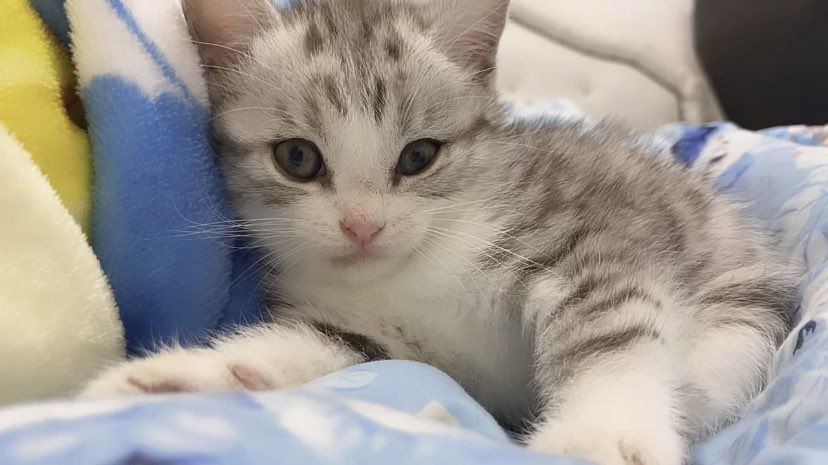
#> input picture test/mii2.jpeg, 828 x 465 px
$ python Lab1_2_3.py
#> lines starting #> are read from the running program, lines starting #| are printed output that depends on the picture; after the words box and inside, x2 and y2 are one past the last pixel; in counts of white or black regions, pixels touching at a corner belong together

import numpy as np
import cv2
import matplotlib.pyplot as plt

img_1 = cv2.imread("mii2.jpeg")
#> img_1 is the input picture: shape (465, 828, 3); mean B, G, R 144.8, 151.3, 156.9
img2 = cv2.cvtColor(img_1, cv2.COLOR_BGR2RGB)

# ปรับขนาดภาพเป็น 1000x1000
resize_img2 = cv2.resize(img2, (1000, 1000))
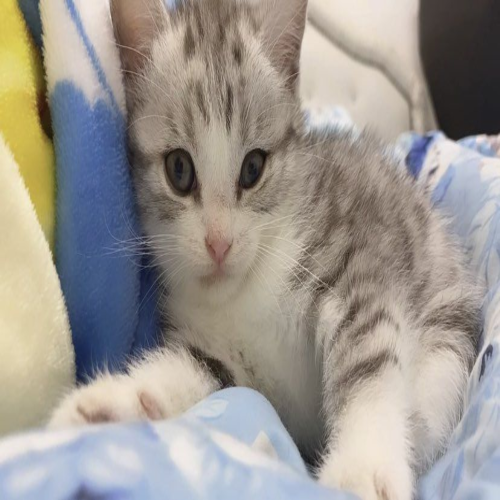
#> resize_img2: shape (1000, 1000, 3) (shown at 1/2 size); mean R, G, B 156.8, 151.2, 144.7

# แสดงภาพต้นฉบับ
plt.subplot(1, 3, 1)
plt.imshow(resize_img2)
plt.title('Original')

height, width,array = resize_img2.shape
#> height = 1000; width = 1000; array = 3

# สร้างแมสก์ขนาดเดียวกับภาพที่อยู่ในกรอบสี่เหลี่ยม
mask = np.zeros((height, width,array), dtype=np.uint8)
cv2.rectangle(mask, (300, 200), (650, 600), (255,255,255), -1)
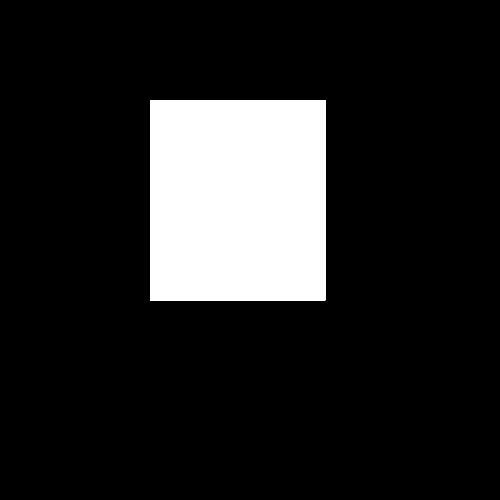
#> mask: shape (1000, 1000, 3) (shown at 1/2 size); 14.1% white; 1 white region, box (x1, y1, x2, y2) and area: (300, 200, 651, 601) 140751

# แสดงแมสก์
plt.subplot(1, 3, 2)
plt.imshow(mask, cmap='gray')
plt.title('Image Mask')

# ประมวลผลภาพด้วยการกำหนดแมสก์
masked_image = cv2.bitwise_and(resize_img2,mask)
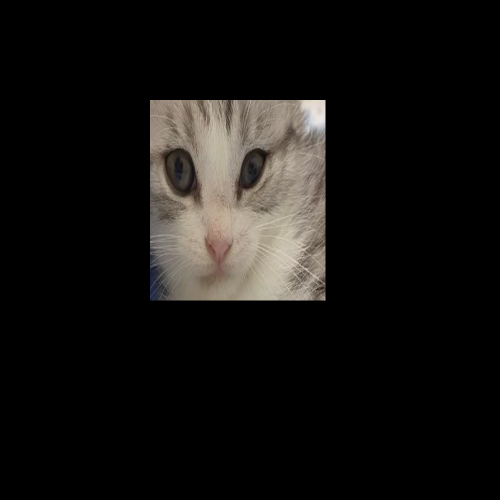
#> masked_image: shape (1000, 1000, 3) (shown at 1/2 size); mean R, G, B 20.4, 18.8, 16.9

# แสดงผลลัพธ์ภาพที่ประมวลผลแล้ว
plt.subplot(1, 3, 3)
plt.imshow(masked_image)
plt.title('Bitwise_AND() result')

# ปรับระยะห่างให้กับ subplot
plt.subplots_adjust(wspace=0.5)

# แสดงกราฟทั้งหมด
plt.show()
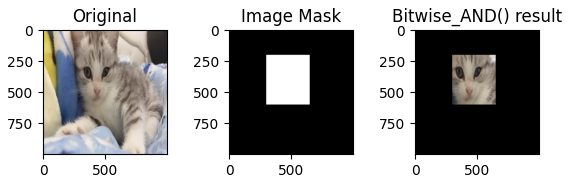
#> figure drawn by matplotlib, 3 panels
